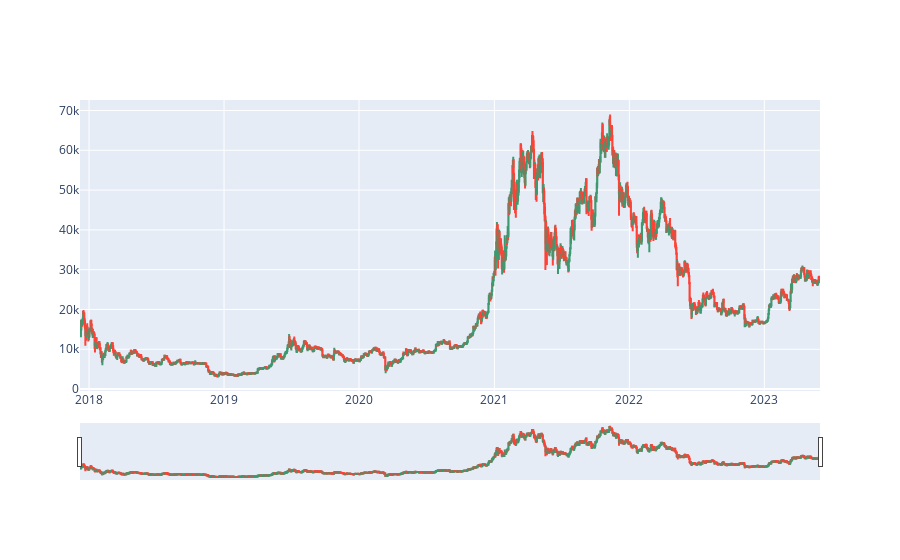

The cell this chart's notebook holds for it:
### Code cell
import plotly.graph_objects as go

fig = go.Figure(data=[go.Candlestick(x=df['Date'],
                open=df['open'],
                high=df['high'],
                low=df['low'],
                close=df['close'])])

fig.show()

### Figure 1 — Plotly figure (JSON) as saved in the notebook; plotly's stock layout.template omitted (floating-point values rounded to 4 significant figures; data arrays with more than 128 entries replaced by an {"elided": "..."} marker saying what was removed)
{"data": [{"close": {"elided": "2001 float values"}, "high": {"elided": "2001 float values"}, "low": {"elided": "2001 float values"}, "open": {"elided": "2001 float values"}, "type": "candlestick", "x": {"elided": "2001 str values"}}], "layout": {}}
